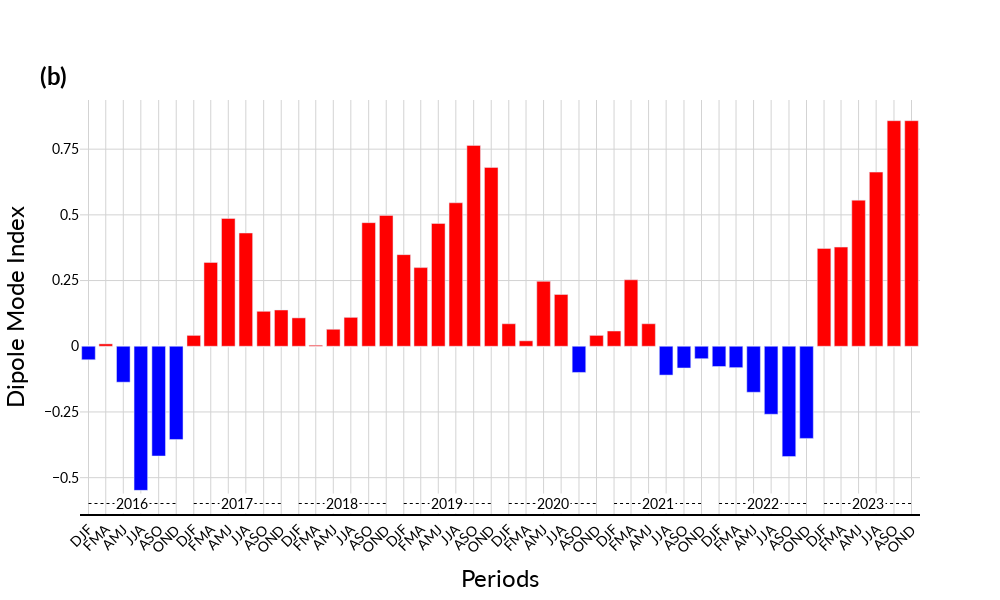

Notebook code cell kept with this figure:
### Code cell
# Define the desired periods and calculate the mean for each period
df['DJF'] = df[['Dec', 'Jan', 'Feb']].mean(axis=1)
df['FMA'] = df[['Feb', 'Mar', 'Apr']].mean(axis=1)
df['AMJ'] = df[['Apr', 'May', 'Jun']].mean(axis=1)
df['JJA'] = df[['Jun', 'Jul', 'Aug']].mean(axis=1)
df['ASO'] = df[['Aug', 'Sep', 'Oct']].mean(axis=1)
df['OND'] = df[['Oct', 'Nov', 'Dec']].mean(axis=1)

# Melt the dataframe to long format
df_long = df.melt(id_vars=['Year'], value_vars=['DJF', 'FMA', 'AMJ', 'JJA', 'ASO', 'OND'],
                  var_name='Period', value_name='Value')

# Create a new datetime column based on Year and Period
df_long['Date'] = pd.to_datetime(df_long['Year'].astype(str) + '-' + df_long['Period'].map(
    {'DJF': '01', 'FMA': '03', 'AMJ': '05', 'JJA': '07', 'ASO': '09', 'OND': '11'}
))

# Sort by Date
df_filtered = df_long.sort_values('Date')

# Assign colors based on Value
colors = ['red' if value > 0 else 'blue' for value in df_filtered['Value']]

# Font styles
title_font_style = dict(
    family='Lato',
    color='black',
    size=24
)

font_style = dict(
    family='Lato',
    color='black',
    size=14
)

# Plotting with Plotly
fig = go.Figure()

# Adding bar trace
fig.add_trace(
    go.Bar(
        x=df_filtered['Date'],
        y=df_filtered['Value'],
        marker_color=colors
    )
)

# Customizing the layout
fig.update_layout(
    xaxis=dict(
        title='Periods',
        tickmode='array',
        tickvals=df_filtered['Date'], 
        ticktext=df_filtered['Period'],
        titlefont=title_font_style,
        tickfont=font_style,
        tickangle=-45,
        showline=True,
        linecolor='black',
        linewidth=2,
        gridcolor='lightgray'
    ),
    yaxis=dict(
        title='Dipole Mode Index',
        titlefont=title_font_style,
        tickfont=font_style,
        dtick=0.25,
        gridcolor='lightgray'
    ),
    showlegend=False,
    plot_bgcolor='white',
    height=600,
    width=1000
)

# Add annotation to the top-left corner
fig.add_annotation(
    text="(b)",
    xref="paper", yref="paper",
    x=-.05, y=1.1,
    xanchor="left", yanchor="top",
    showarrow=False,
    font=dict(
        family='Lato',
        color='black',
        weight='bold',
        size=24
    )
)

# Add annotations for years and horizontal extents
for year in df_filtered['Year'].unique():
    # Get the corresponding dates for the year
    year_dates = df_filtered[df_filtered['Year'] == year]['Date']
    start_date = year_dates.min()
    end_date = year_dates.max()
    mid_date = year_dates.mean()

    # Add annotation for year label
    fig.add_annotation(
        x=mid_date,
        y=min(df_filtered['Value']) - 0.05,
        text=str(year),
        showarrow=False,
        font=font_style,
        bgcolor='white',
    )

    # Add a horizontal extent line
    fig.add_shape(
        type="line",
        x0=start_date,
        x1=end_date,
        y0=min(df_filtered['Value'])- 0.05,
        y1=min(df_filtered['Value'])- 0.05,
        line=dict(
            color="black",
            width=1,
            dash='dot'
        )
    )

# Show the figure
fig.show()

# Save the figure as a PNG file
fig.write_image(os.path.join(img_path, 'dmi_standard.png'), engine="kaleido", scale=6)

### Figure 1 — Plotly figure (JSON) as saved in the notebook; plotly's stock layout.template omitted (floating-point values rounded to 4 significant figures)
{"data": [{"marker": {"color": ["blue", "red", "blue", "blue", "blue", "blue", "red", "red", "red", "red", "red", "red", "red", "red", "red", "red", "red", "red", "red", "red", "red", "red", "red", "red", "red", "red", "red", "red", "blue", "red", "red", "red", "red", "blue", "blue", "blue", "blue", "blue", "blue", "blue", "blue", "blue", "red", "red", "red", "red", "red", "red"]}, "type": "bar", "x": ["2016-01-01T00:00:00", "2016-03-01T00:00:00", "2016-05-01T00:00:00", "2016-07-01T00:00:00", "2016-09-01T00:00:00", "2016-11-01T00:00:00", "2017-01-01T00:00:00", "2017-03-01T00:00:00", "2017-05-01T00:00:00", "2017-07-01T00:00:00", "2017-09-01T00:00:00", "2017-11-01T00:00:00", "2018-01-01T00:00:00", "2018-03-01T00:00:00", "2018-05-01T00:00:00", "2018-07-01T00:00:00", "2018-09-01T00:00:00", "2018-11-01T00:00:00", "2019-01-01T00:00:00", "2019-03-01T00:00:00", "2019-05-01T00:00:00", "2019-07-01T00:00:00", "2019-09-01T00:00:00", "2019-11-01T00:00:00", "2020-01-01T00:00:00", "2020-03-01T00:00:00", "2020-05-01T00:00:00", "2020-07-01T00:00:00", "2020-09-01T00:00:00", "2020-11-01T00:00:00", "2021-01-01T00:00:00", "2021-03-01T00:00:00", "2021-05-01T00:00:00", "2021-07-01T00:00:00", "2021-09-01T00:00:00", "2021-11-01T00:00:00", "2022-01-01T00:00:00", "2022-03-01T00:00:00", "2022-05-01T00:00:00", "2022-07-01T00:00:00", "2022-09-01T00:00:00", "2022-11-01T00:00:00", "2023-01-01T00:00:00", "2023-03-01T00:00:00", "2023-05-01T00:00:00", "2023-07-01T00:00:00", "2023-09-01T00:00:00", "2023-11-01T00:00:00"], "y": [-0.05133, 0.009, -0.1367, -0.5483, -0.4177, -0.3547, 0.04133, 0.319, 0.4863, 0.431, 0.133, 0.138, 0.108, 0.004, 0.06467, 0.11, 0.4703, 0.498, 0.3487, 0.2993, 0.4673, 0.546, 0.7643, 0.6807, 0.08567, 0.02067, 0.247, 0.197, -0.09967, 0.04133, 0.058, 0.253, 0.08567, -0.1097, -0.08267, -0.04733, -0.077, -0.08133, -0.175, -0.2587, -0.4197, -0.3507, 0.3723, 0.3773, 0.556, 0.6627, 0.8583, 0.8583]}], "layout": {"annotations": [{"font": {"color": "black", "family": "Lato", "size": 24, "weight": "bold"}, "showarrow": false, "text": "(b)", "x": -0.05, "xanchor": "left", "xref": "paper", "y": 1.1, "yanchor": "top", "yref": "paper"}, {"bgcolor": "white", "font": {"color": "black", "family": "Lato", "size": 14}, "showarrow": false, "text": "2016", "x": "2016-06-01T00:00:00", "y": -0.5983}, {"bgcolor": "white", "font": {"color": "black", "family": "Lato", "size": 14}, "showarrow": false, "text": "2017", "x": "2017-06-01T04:00:00", "y": -0.5983}, {"bgcolor": "white", "font": {"color": "black", "family": "Lato", "size": 14}, "showarrow": false, "text": "2018", "x": "2018-06-01T04:00:00", "y": -0.5983}, {"bgcolor": "white", "font": {"color": "black", "family": "Lato", "size": 14}, "showarrow": false, "text": "2019", "x": "2019-06-01T04:00:00", "y": -0.5983}, {"bgcolor": "white", "font": {"color": "black", "family": "Lato", "size": 14}, "showarrow": false, "text": "2020", "x": "2020-06-01T00:00:00", "y": -0.5983}, {"bgcolor": "white", "font": {"color": "black", "family": "Lato", "size": 14}, "showarrow": false, "text": "2021", "x": "2021-06-01T04:00:00", "y": -0.5983}, {"bgcolor": "white", "font": {"color": "black", "family": "Lato", "size": 14}, "showarrow": false, "text": "2022", "x": "2022-06-01T04:00:00", "y": -0.5983}, {"bgcolor": "white", "font": {"color": "black", "family": "Lato", "size": 14}, "showarrow": false, "text": "2023", "x": "2023-06-01T04:00:00", "y": -0.5983}], "height": 600, "plot_bgcolor": "white", "shapes": [{"line": {"color": "black", "dash": "dot", "width": 1}, "type": "line", "x0": "2016-01-01T00:00:00", "x1": "2016-11-01T00:00:00", "y0": -0.5983, "y1": -0.5983}, {"line": {"color": "black", "dash": "dot", "width": 1}, "type": "line", "x0": "2017-01-01T00:00:00", "x1": "2017-11-01T00:00:00", "y0": -0.5983, "y1": -0.5983}, {"line": {"color": "black", "dash": "dot", "width": 1}, "type": "line", "x0": "2018-01-01T00:00:00", "x1": "2018-11-01T00:00:00", "y0": -0.5983, "y1": -0.5983}, {"line": {"color": "black", "dash": "dot", "width": 1}, "type": "line", "x0": "2019-01-01T00:00:00", "x1": "2019-11-01T00:00:00", "y0": -0.5983, "y1": -0.5983}, {"line": {"color": "black", "dash": "dot", "width": 1}, "type": "line", "x0": "2020-01-01T00:00:00", "x1": "2020-11-01T00:00:00", "y0": -0.5983, "y1": -0.5983}, {"line": {"color": "black", "dash": "dot", "width": 1}, "type": "line", "x0": "2021-01-01T00:00:00", "x1": "2021-11-01T00:00:00", "y0": -0.5983, "y1": -0.5983}, {"line": {"color": "black", "dash": "dot", "width": 1}, "type": "line", "x0": "2022-01-01T00:00:00", "x1": "2022-11-01T00:00:00", "y0": -0.5983, "y1": -0.5983}, {"line": {"color": "black", "dash": "dot", "width": 1}, "type": "line", "x0": "2023-01-01T00:00:00", "x1": "2023-11-01T00:00:00", "y0": -0.5983, "y1": -0.5983}], "showlegend": false, "width": 1000, "xaxis": {"gridcolor": "lightgray", "linecolor": "black", "linewidth": 2, "showline": true, "tickangle": -45, "tickfont": {"color": "black", "family": "Lato", "size": 14}, "tickmode": "array", "ticktext": ["DJF", "FMA", "AMJ", "JJA", "ASO", "OND", "DJF", "FMA", "AMJ", "JJA", "ASO", "OND", "DJF", "FMA", "AMJ", "JJA", "ASO", "OND", "DJF", "FMA", "AMJ", "JJA", "ASO", "OND", "DJF", "FMA", "AMJ", "JJA", "ASO", "OND", "DJF", "FMA", "AMJ", "JJA", "ASO", "OND", "DJF", "FMA", "AMJ", "JJA", "ASO", "OND", "DJF", "FMA", "AMJ", "JJA", "ASO", "OND"], "tickvals": ["2016-01-01T00:00:00", "2016-03-01T00:00:00", "2016-05-01T00:00:00", "2016-07-01T00:00:00", "2016-09-01T00:00:00", "2016-11-01T00:00:00", "2017-01-01T00:00:00", "2017-03-01T00:00:00", "2017-05-01T00:00:00", "2017-07-01T00:00:00", "2017-09-01T00:00:00", "2017-11-01T00:00:00", "2018-01-01T00:00:00", "2018-03-01T00:00:00", "2018-05-01T00:00:00", "2018-07-01T00:00:00", "2018-09-01T00:00:00", "2018-11-01T00:00:00", "2019-01-01T00:00:00", "2019-03-01T00:00:00", "2019-05-01T00:00:00", "2019-07-01T00:00:00", "2019-09-01T00:00:00", "2019-11-01T00:00:00", "2020-01-01T00:00:00", "2020-03-01T00:00:00", "2020-05-01T00:00:00", "2020-07-01T00:00:00", "2020-09-01T00:00:00", "2020-11-01T00:00:00", "2021-01-01T00:00:00", "2021-03-01T00:00:00", "2021-05-01T00:00:00", "2021-07-01T00:00:00", "2021-09-01T00:00:00", "2021-11-01T00:00:00", "2022-01-01T00:00:00", "2022-03-01T00:00:00", "2022-05-01T00:00:00", "2022-07-01T00:00:00", "2022-09-01T00:00:00", "2022-11-01T00:00:00", "2023-01-01T00:00:00", "2023-03-01T00:00:00", "2023-05-01T00:00:00", "2023-07-01T00:00:00", "2023-09-01T00:00:00", "2023-11-01T00:00:00"], "title": {"font": {"color": "black", "family": "Lato", "size": 24}, "text": "Periods"}}, "yaxis": {"dtick": 0.25, "gridcolor": "lightgray", "tickfont": {"color": "black", "family": "Lato", "size": 14}, "title": {"font": {"color": "black", "family": "Lato", "size": 24}, "text": "Dipole Mode Index"}}}}
